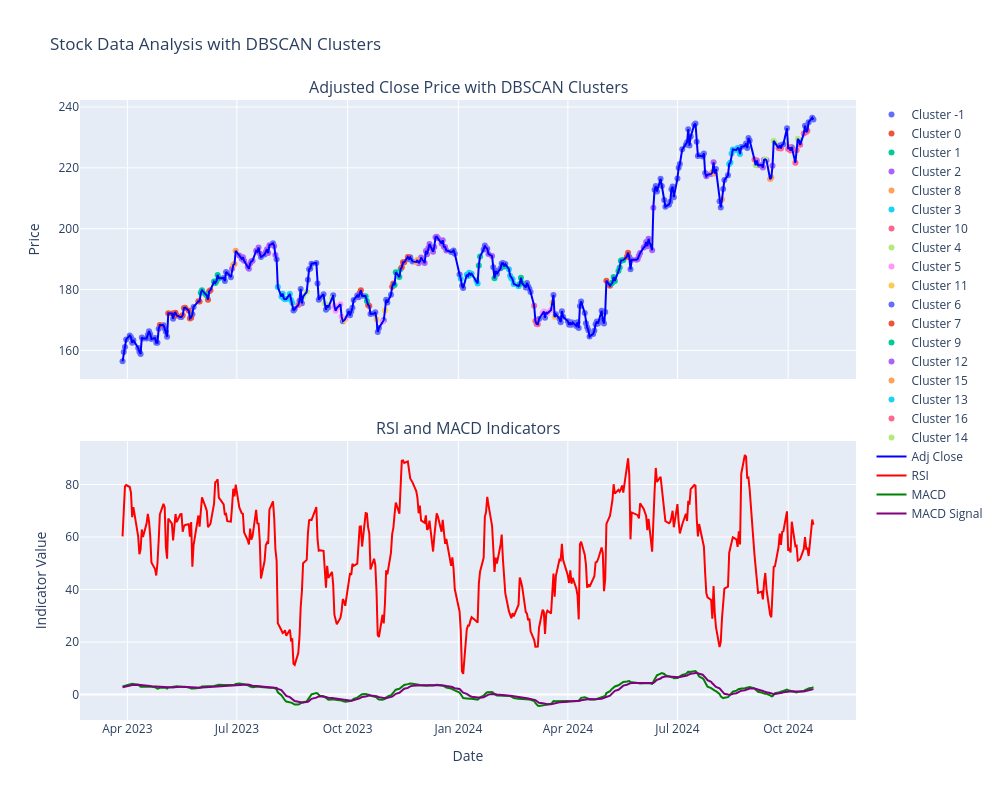

Notebook code for this chart:
### Code cell
from plotly.subplots import make_subplots

import plotly.graph_objects as go

# Create a subplot figure with 2 rows
fig = make_subplots(rows=2, cols=1, shared_xaxes=True, vertical_spacing=0.1, subplot_titles=('Adjusted Close Price with DBSCAN Clusters', 'RSI and MACD Indicators'))

# Plot Adjusted Close price with clusters
for cluster in stock_data['Cluster'].unique():
    cluster_data = stock_data[stock_data['Cluster'] == cluster]
    fig.add_trace(go.Scatter(x=cluster_data.index, y=cluster_data['Adj Close'], mode='markers', name=f'Cluster {cluster}'), row=1, col=1)

fig.add_trace(go.Scatter(x=stock_data.index, y=stock_data['Adj Close'], mode='lines', name='Adj Close', line=dict(color='blue')), row=1, col=1)

# Plot RSI and MACD
fig.add_trace(go.Scatter(x=stock_data.index, y=stock_data['RSI'], mode='lines', name='RSI', line=dict(color='red')), row=2, col=1)
fig.add_trace(go.Scatter(x=stock_data.index, y=stock_data['MACD'], mode='lines', name='MACD', line=dict(color='green')), row=2, col=1)
fig.add_trace(go.Scatter(x=stock_data.index, y=stock_data['MACD_Signal'], mode='lines', name='MACD Signal', line=dict(color='purple')), row=2, col=1)

# Update layout
fig.update_layout(height=800, width=1000, title_text='Stock Data Analysis with DBSCAN Clusters')
fig.update_xaxes(title_text='Date', row=2, col=1)
fig.update_yaxes(title_text='Price', row=1, col=1)
fig.update_yaxes(title_text='Indicator Value', row=2, col=1)

# Show the figure
fig.show()

### Figure 1 — Plotly figure (JSON) as saved in the notebook; plotly's stock layout.template omitted (floating-point values rounded to 4 significant figures; data arrays with more than 128 entries replaced by an {"elided": "..."} marker saying what was removed)
{"data": [{"mode": "markers", "name": "Cluster -1", "type": "scatter", "x": {"elided": "145 str values"}, "xaxis": "x", "y": {"elided": "145 float values"}, "yaxis": "y"}, {"mode": "markers", "name": "Cluster 0", "type": "scatter", "x": ["2023-04-28T00:00:00", "2023-05-05T00:00:00", "2023-05-08T00:00:00", "2023-05-10T00:00:00", "2023-05-11T00:00:00", "2023-05-12T00:00:00", "2023-05-17T00:00:00", "2023-05-18T00:00:00", "2023-05-19T00:00:00", "2023-05-22T00:00:00", "2023-05-23T00:00:00", "2023-05-24T00:00:00", "2023-05-30T00:00:00", "2023-05-31T00:00:00", "2023-06-07T00:00:00", "2023-06-08T00:00:00", "2023-06-09T00:00:00", "2023-10-11T00:00:00", "2023-10-12T00:00:00", "2023-10-18T00:00:00", "2023-10-19T00:00:00", "2023-11-07T00:00:00", "2023-11-08T00:00:00", "2024-05-03T00:00:00", "2024-05-06T00:00:00"], "xaxis": "x", "y": [168.4, 172.2, 172.1, 172.2, 172.4, 171.5, 171.6, 173.9, 174.0, 173.1, 170.5, 170.7, 176.2, 176.1, 176.7, 179.4, 179.8, 178.9, 179.8, 174.9, 174.6, 180.9, 182.0, 182.9, 181.3], "yaxis": "y"}, {"mode": "markers", "name": "Cluster 1", "type": "scatter", "x": ["2023-06-01T00:00:00", "2023-06-02T00:00:00", "2023-06-05T00:00:00", "2023-06-06T00:00:00", "2023-06-12T00:00:00", "2023-06-13T00:00:00", "2023-06-14T00:00:00", "2023-06-15T00:00:00", "2023-06-16T00:00:00", "2023-10-16T00:00:00", "2023-10-17T00:00:00", "2023-11-09T00:00:00", "2023-11-10T00:00:00", "2023-11-13T00:00:00", "2023-11-14T00:00:00", "2024-05-07T00:00:00", "2024-05-08T00:00:00", "2024-05-09T00:00:00", "2024-05-10T00:00:00", "2024-05-13T00:00:00", "2024-05-14T00:00:00", "2024-05-15T00:00:00", "2024-05-16T00:00:00", "2024-05-17T00:00:00"], "xaxis": "x", "y": [178.9, 179.8, 178.4, 178.1, 182.6, 182.1, 182.8, 184.8, 183.7, 177.8, 176.2, 181.5, 185.7, 184.1, 186.7, 181.9, 182.3, 184.1, 182.8, 186.1, 187.2, 189.5, 189.6, 189.7], "yaxis": "y"}, {"mode": "markers", "name": "Cluster 2", "type": "scatter", "x": ["2023-06-27T00:00:00", "2023-07-03T00:00:00", "2023-07-05T00:00:00", "2023-07-06T00:00:00", "2023-07-07T00:00:00", "2023-07-10T00:00:00", "2023-07-11T00:00:00", "2023-07-12T00:00:00", "2023-07-13T00:00:00", "2023-07-14T00:00:00", "2023-07-17T00:00:00", "2023-07-18T00:00:00", "2023-07-19T00:00:00", "2023-07-20T00:00:00", "2023-07-25T00:00:00", "2023-07-26T00:00:00", "2023-07-27T00:00:00", "2023-07-28T00:00:00", "2023-08-01T00:00:00", "2023-08-02T00:00:00", "2023-11-29T00:00:00", "2023-11-30T00:00:00", "2023-12-01T00:00:00", "2023-12-04T00:00:00", "2023-12-05T00:00:00", "2023-12-06T00:00:00", "2023-12-07T00:00:00", "2023-12-08T00:00:00", "2023-12-11T00:00:00", "2023-12-12T00:00:00", "2023-12-13T00:00:00", "2023-12-14T00:00:00", "2023-12-15T00:00:00", "2023-12-18T00:00:00", "2023-12-19T00:00:00", "2023-12-20T00:00:00", "2023-12-21T00:00:00", "2023-12-22T00:00:00", "2024-01-24T00:00:00", "2024-01-26T00:00:00", "2024-01-29T00:00:00", "2024-05-24T00:00:00", "2024-05-28T00:00:00", "2024-05-29T00:00:00", "2024-05-30T00:00:00", "2024-05-31T00:00:00", "2024-06-03T00:00:00", "2024-06-04T00:00:00", "2024-06-05T00:00:00", "2024-06-06T00:00:00", "2024-06-07T00:00:00", "2024-06-10T00:00:00", "2024-06-11T00:00:00"], "xaxis": "x", "y": [186.9, 191.2, 190.1, 190.6, 189.5, 187.4, 186.9, 188.5, 189.3, 189.5, 192.7, 192.5, 193.8, 191.9, 192.4, 193.2, 192.0, 194.6, 194.4, 191.3, 188.7, 189.2, 190.5, 188.7, 192.7, 191.6, 193.5, 195.0, 192.4, 194.0, 197.2, 197.4, 196.8, 195.1, 196.2, 194.1, 193.9, 192.9, 193.8, 191.7, 191.0, 189.8, 189.8, 190.1, 191.1, 192.0, 193.8, 194.1, 195.6, 194.3, 196.7, 192.9, 206.9], "yaxis": "y"}, {"mode": "markers", "name": "Cluster 8", "type": "scatter", "x": ["2023-06-28T00:00:00", "2023-06-29T00:00:00", "2023-06-30T00:00:00", "2023-11-27T00:00:00", "2023-11-28T00:00:00"], "xaxis": "x", "y": [188.0, 188.4, 192.7, 189.1, 189.7], "yaxis": "y"}, {"mode": "markers", "name": "Cluster 3", "type": "scatter", "x": ["2023-08-04T00:00:00", "2023-08-07T00:00:00", "2023-08-08T00:00:00", "2023-08-09T00:00:00", "2023-08-10T00:00:00", "2023-08-11T00:00:00", "2023-08-14T00:00:00", "2023-08-15T00:00:00", "2023-08-16T00:00:00", "2024-01-03T00:00:00", "2024-01-08T00:00:00", "2024-01-09T00:00:00", "2024-01-10T00:00:00", "2024-01-11T00:00:00", "2024-01-12T00:00:00", "2024-01-16T00:00:00", "2024-01-17T00:00:00", "2024-02-12T00:00:00", "2024-02-13T00:00:00", "2024-02-14T00:00:00", "2024-02-15T00:00:00", "2024-02-16T00:00:00", "2024-02-20T00:00:00"], "xaxis": "x", "y": [180.8, 177.7, 178.6, 177.0, 176.8, 176.9, 178.5, 176.5, 175.7, 183.6, 184.9, 184.4, 185.5, 184.9, 185.2, 182.9, 182.0, 186.7, 184.6, 183.7, 183.4, 181.9, 181.1], "yaxis": "y"}, {"mode": "markers", "name": "Cluster 10", "type": "scatter", "x": ["2023-08-21T00:00:00", "2024-03-04T00:00:00", "2024-03-05T00:00:00", "2024-03-06T00:00:00", "2024-03-07T00:00:00"], "xaxis": "x", "y": [174.9, 174.7, 169.7, 168.7, 168.6], "yaxis": "y"}, {"mode": "markers", "name": "Cluster 4", "type": "scatter", "x": ["2023-08-25T00:00:00", "2023-08-28T00:00:00", "2023-09-12T00:00:00", "2023-09-14T00:00:00", "2023-09-18T00:00:00"], "xaxis": "x", "y": [177.7, 179.3, 175.4, 174.8, 177.1], "yaxis": "y"}, {"mode": "markers", "name": "Cluster 5", "type": "scatter", "x": ["2023-09-20T00:00:00", "2023-09-21T00:00:00", "2023-09-22T00:00:00", "2023-09-25T00:00:00", "2023-09-26T00:00:00", "2023-09-29T00:00:00", "2023-10-30T00:00:00", "2024-03-11T00:00:00", "2024-03-12T00:00:00", "2024-03-14T00:00:00", "2024-03-15T00:00:00", "2024-03-18T00:00:00"], "xaxis": "x", "y": [174.6, 173.0, 173.9, 175.2, 171.1, 170.3, 169.4, 172.3, 172.8, 172.6, 172.2, 173.3], "yaxis": "y"}, {"mode": "markers", "name": "Cluster 11", "type": "scatter", "x": ["2023-09-28T00:00:00", "2023-10-25T00:00:00", "2023-11-01T00:00:00", "2024-03-19T00:00:00", "2024-03-21T00:00:00"], "xaxis": "x", "y": [169.8, 170.2, 173.1, 175.6, 170.9], "yaxis": "y"}, {"mode": "markers", "name": "Cluster 6", "type": "scatter", "x": ["2023-10-02T00:00:00", "2023-10-03T00:00:00", "2023-10-04T00:00:00", "2023-10-05T00:00:00", "2023-10-06T00:00:00", "2023-10-09T00:00:00", "2023-10-10T00:00:00", "2023-10-13T00:00:00", "2023-10-20T00:00:00", "2023-10-23T00:00:00", "2023-10-24T00:00:00", "2023-11-02T00:00:00", "2023-11-03T00:00:00", "2023-11-06T00:00:00", "2024-03-20T00:00:00", "2024-03-22T00:00:00", "2024-03-25T00:00:00", "2024-03-26T00:00:00", "2024-03-27T00:00:00", "2024-03-28T00:00:00", "2024-04-01T00:00:00", "2024-04-02T00:00:00", "2024-04-03T00:00:00", "2024-04-04T00:00:00", "2024-04-05T00:00:00", "2024-04-08T00:00:00", "2024-04-09T00:00:00", "2024-04-12T00:00:00", "2024-04-15T00:00:00", "2024-04-16T00:00:00", "2024-04-17T00:00:00", "2024-04-18T00:00:00", "2024-04-19T00:00:00", "2024-04-22T00:00:00", "2024-04-23T00:00:00", "2024-04-24T00:00:00", "2024-04-25T00:00:00", "2024-04-26T00:00:00", "2024-04-30T00:00:00", "2024-05-01T00:00:00", "2024-05-02T00:00:00"], "xaxis": "x", "y": [172.9, 171.5, 172.8, 174.0, 176.6, 178.1, 177.5, 177.9, 172.0, 172.1, 172.6, 176.7, 175.8, 178.3, 178.2, 171.8, 170.4, 169.3, 172.9, 171.0, 169.6, 168.4, 169.2, 168.4, 169.2, 168.0, 169.2, 176.1, 172.3, 169.0, 167.6, 166.6, 164.6, 165.4, 166.5, 168.6, 169.5, 168.9, 169.9, 168.9, 172.6], "yaxis": "y"}, {"mode": "markers", "name": "Cluster 7", "type": "scatter", "x": ["2023-11-15T00:00:00", "2023-11-16T00:00:00", "2023-11-17T00:00:00", "2023-11-20T00:00:00", "2024-05-20T00:00:00", "2024-05-21T00:00:00"], "xaxis": "x", "y": [187.3, 189.0, 189.0, 190.7, 190.8, 192.1], "yaxis": "y"}, {"mode": "markers", "name": "Cluster 9", "type": "scatter", "x": ["2024-01-18T00:00:00", "2024-01-19T00:00:00", "2024-01-31T00:00:00", "2024-02-08T00:00:00", "2024-02-21T00:00:00", "2024-02-22T00:00:00", "2024-02-23T00:00:00"], "xaxis": "x", "y": [187.9, 190.8, 183.7, 187.6, 181.9, 183.9, 182.1], "yaxis": "y"}, {"mode": "markers", "name": "Cluster 12", "type": "scatter", "x": ["2024-07-25T00:00:00", "2024-07-26T00:00:00", "2024-07-29T00:00:00", "2024-07-31T00:00:00", "2024-09-05T00:00:00", "2024-09-06T00:00:00", "2024-09-09T00:00:00", "2024-09-10T00:00:00", "2024-09-11T00:00:00", "2024-09-13T00:00:00", "2024-09-18T00:00:00"], "xaxis": "x", "y": [217.2, 217.7, 218.0, 221.8, 222.4, 220.8, 220.9, 220.1, 222.7, 222.5, 220.7], "yaxis": "y"}, {"mode": "markers", "name": "Cluster 15", "type": "scatter", "x": ["2024-07-30T00:00:00", "2024-08-01T00:00:00", "2024-08-07T00:00:00", "2024-09-16T00:00:00", "2024-09-17T00:00:00"], "xaxis": "x", "y": [218.5, 218.1, 209.6, 216.3, 216.8], "yaxis": "y"}, {"mode": "markers", "name": "Cluster 13", "type": "scatter", "x": ["2024-08-13T00:00:00", "2024-08-14T00:00:00", "2024-08-15T00:00:00", "2024-08-16T00:00:00", "2024-08-19T00:00:00", "2024-08-20T00:00:00", "2024-08-22T00:00:00"], "xaxis": "x", "y": [221.3, 221.7, 224.7, 226.1, 225.9, 226.5, 224.5], "yaxis": "y"}, {"mode": "markers", "name": "Cluster 16", "type": "scatter", "x": ["2024-09-03T00:00:00", "2024-09-23T00:00:00", "2024-09-25T00:00:00", "2024-10-01T00:00:00", "2024-10-02T00:00:00", "2024-10-03T00:00:00", "2024-10-07T00:00:00", "2024-10-08T00:00:00", "2024-10-11T00:00:00", "2024-10-14T00:00:00", "2024-10-16T00:00:00", "2024-10-17T00:00:00"], "xaxis": "x", "y": [222.8, 226.5, 226.4, 226.2, 226.8, 225.7, 221.7, 225.8, 227.6, 231.3, 231.8, 232.1], "yaxis": "y"}, {"mode": "markers", "name": "Cluster 14", "type": "scatter", "x": ["2024-09-04T00:00:00", "2024-09-12T00:00:00", "2024-09-19T00:00:00", "2024-09-20T00:00:00", "2024-10-09T00:00:00"], "xaxis": "x", "y": [220.9, 222.8, 228.9, 228.2, 229.5], "yaxis": "y"}, {"line": {"color": "blue"}, "mode": "lines", "name": "Adj Close", "type": "scatter", "x": {"elided": "396 str values"}, "xaxis": "x", "y": {"elided": "396 float values"}, "yaxis": "y"}, {"line": {"color": "red"}, "mode": "lines", "name": "RSI", "type": "scatter", "x": {"elided": "396 str values"}, "xaxis": "x2", "y": {"elided": "396 float values"}, "yaxis": "y2"}, {"line": {"color": "green"}, "mode": "lines", "name": "MACD", "type": "scatter", "x": {"elided": "396 str values"}, "xaxis": "x2", "y": {"elided": "396 float values"}, "yaxis": "y2"}, {"line": {"color": "purple"}, "mode": "lines", "name": "MACD Signal", "type": "scatter", "x": {"elided": "396 str values"}, "xaxis": "x2", "y": {"elided": "396 float values"}, "yaxis": "y2"}], "layout": {"annotations": [{"font": {"size": 16}, "showarrow": false, "text": "Adjusted Close Price with DBSCAN Clusters", "x": 0.5, "xanchor": "center", "xref": "paper", "y": 1, "yanchor": "bottom", "yref": "paper"}, {"font": {"size": 16}, "showarrow": false, "text": "RSI and MACD Indicators", "x": 0.5, "xanchor": "center", "xref": "paper", "y": 0.45, "yanchor": "bottom", "yref": "paper"}], "height": 800, "title": {"text": "Stock Data Analysis with DBSCAN Clusters"}, "width": 1000, "xaxis": {"anchor": "y", "domain": [0, 1], "matches": "x2", "showticklabels": false}, "xaxis2": {"anchor": "y2", "domain": [0, 1], "title": {"text": "Date"}}, "yaxis": {"anchor": "x", "domain": [0.55, 1], "title": {"text": "Price"}}, "yaxis2": {"anchor": "x2", "domain": [0, 0.45], "title": {"text": "Indicator Value"}}}}
